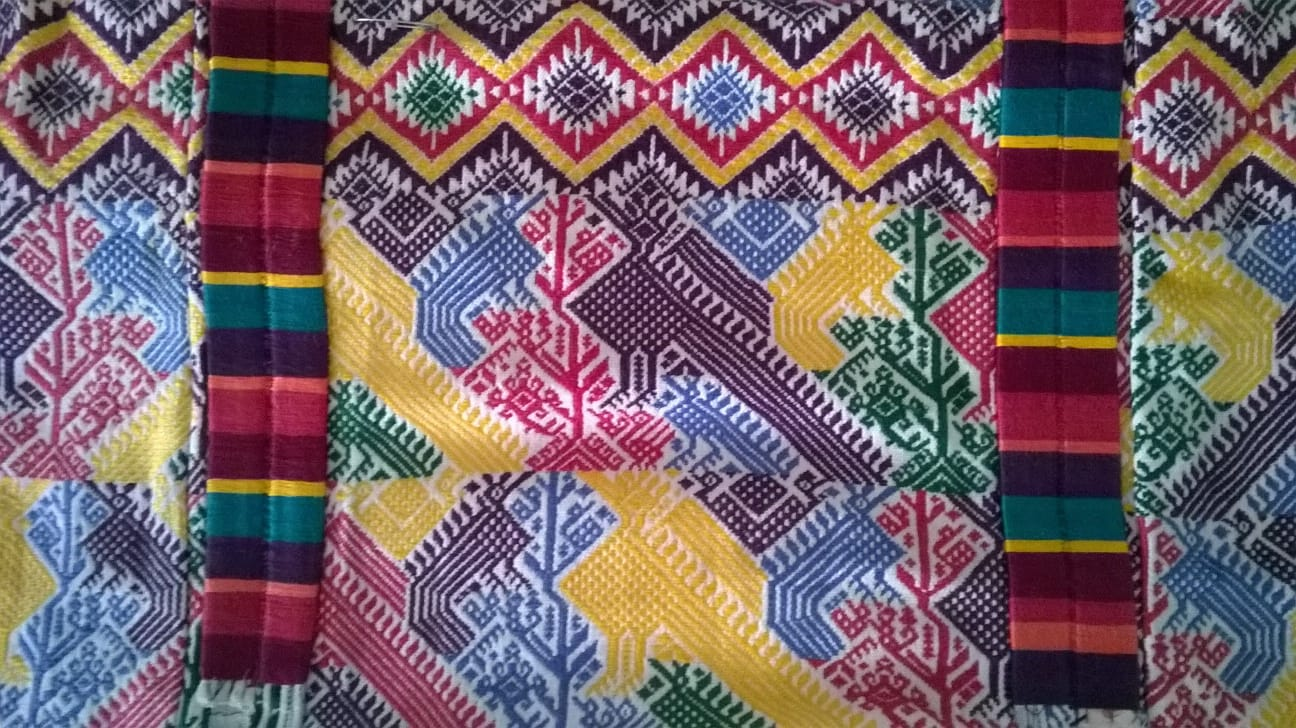
#> input picture Guipil.jpeg, 1296 x 728 px, found by its file name
$ jupyter execute --allow-errors Lab2.ipynb
#> lines starting #> are read from the running program, lines starting #| are printed output that depends on the picture
[cell 1]
#pip install matplotlib numpy

[cell 2]
import numpy as np
import matplotlib.pyplot as plt
import cv2

[cell 3]
def mostrar_imagen_3d(imagen_gris):
    # Obtener dimensiones de la imagen
    alto, ancho = imagen_gris.shape

    # Crear malla de coordenadas X e Y
    x = np.arange(0, ancho, 1)
    y = np.arange(0, alto, 1)
    x, y = np.meshgrid(x, y)

    # Crear una figura 3D
    figura = plt.figure()
    eje_3d = figura.add_subplot(111, projection='3d')

    # Convertir la imagen en una matriz de coordenadas Z
    z = imagen_gris

    # Graficar la superficie 3D
    superficie = eje_3d.plot_surface(x, y, z, cmap='gray')

    # Agregar barra de colores
    figura.colorbar(superficie, ax=eje_3d)

    # Etiquetas de ejes
    eje_3d.set_xlabel('X')
    eje_3d.set_ylabel('Y')
    eje_3d.set_zlabel('Intensidad')

    # Mostrar la figura
    plt.show()


imagen_gris = plt.imread('/workspaces/Text-mining-n-image-recogn/Guipil.jpeg')[:,:,0]
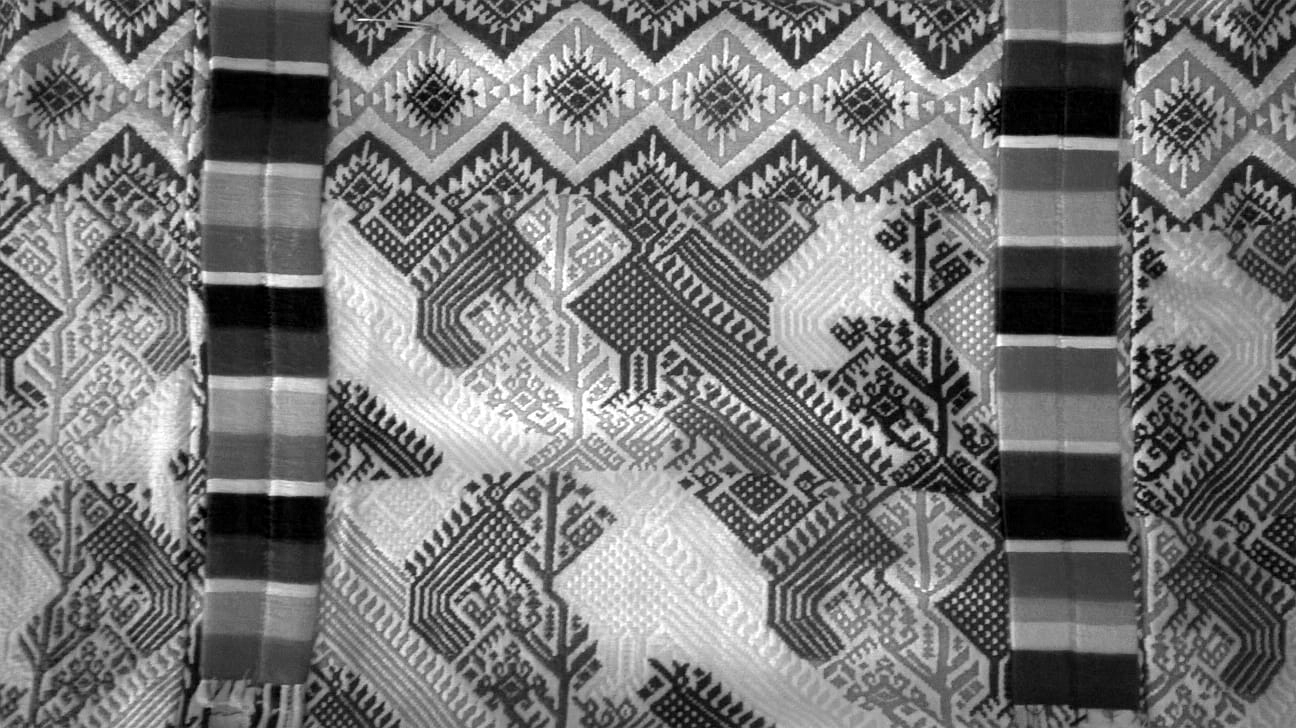
#> imagen_gris: shape (728, 1296); min 0, max 255, mean 119.2
mostrar_imagen_3d(imagen_gris)
#> in mostrar_imagen_3d, `superficie = eje_3d.plot_surface(x, y, z, cmap='gray')`:
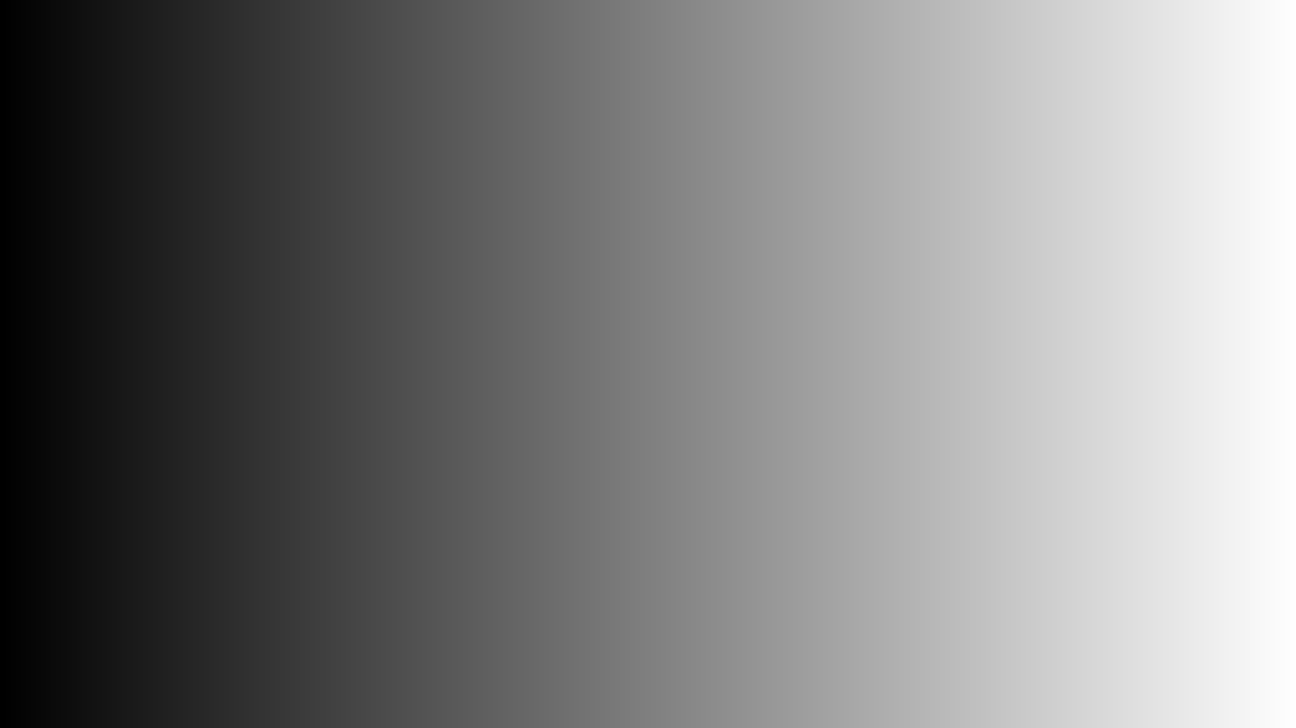
#> x: shape (728, 1296) int64; min 0, max 1295, mean 647.5; drawn with min black and max white
#> in mostrar_imagen_3d, `plt.show()`:
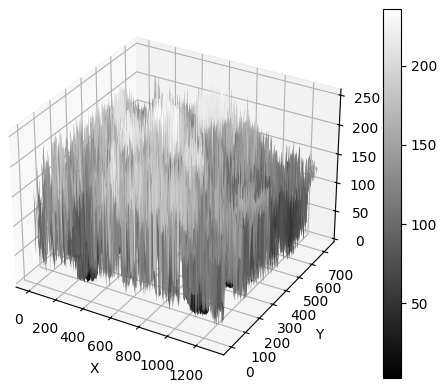
#> figure drawn by matplotlib, 2 panels

[cell 4]
def negativa(imagen_gris):
    imagen_transformada = 255 - imagen_gris
    return imagen_transformada

def lineal(imagen_gris, pendiente, interseccion):
    """
    Aplica la transformación lineal a una imagen en escala de grises.

    Args:
    imagen_gris (numpy.ndarray): La imagen en escala de grises representada como una matriz numpy.
    pendiente (float): La pendiente de la línea de transformación.
    interseccion (float): El término de intersección de la línea de transformación.
    """
    imagen_transformada = np.clip(pendiente * imagen_gris + interseccion, 0, 255)
    return imagen_transformada.astype(np.uint8)

def logaritmica(imagen_gris, c):
    """
    Aplica la transformación logarítmica a una imagen en escala de grises.

    Args:
    imagen_gris (numpy.ndarray): La imagen en escala de grises representada como una matriz numpy.
    c (float): Parámetro de ajuste para la transformación logarítmica.

    Returns:
    numpy.ndarray: La imagen transformada.
    """
    imagen_transformada = c * np.log(1 + imagen_gris)
    imagen_transformada = np.clip(imagen_transformada, 0, 255)
    return imagen_transformada.astype(np.uint8)

def exponencial(imagen_gris, c, gamma):
    """
    Aplica la transformación exponencial a una imagen en escala de grises.

    Args:
    imagen_gris (numpy.ndarray): La imagen en escala de grises representada como una matriz numpy.
    c (float): Parámetro de ajuste para la transformación exponencial.
    gamma (float): Parámetro de ajuste para controlar la curvatura de la transformación.

    Returns:
    numpy.ndarray: La imagen transformada.
    """
    imagen_transformada = c * np.power(imagen_gris, gamma)
    imagen_transformada = np.clip(imagen_transformada, 0, 255)
    return imagen_transformada.astype(np.uint8)

imagen_gris = plt.imread('/workspaces/Text-mining-n-image-recogn/Guipil.jpeg')[:,:,0]

# Aplicar las transformaciones
imagen_negativa = negativa(imagen_gris)
#> in negativa, `imagen_transformada = 255 - imagen_gris`:
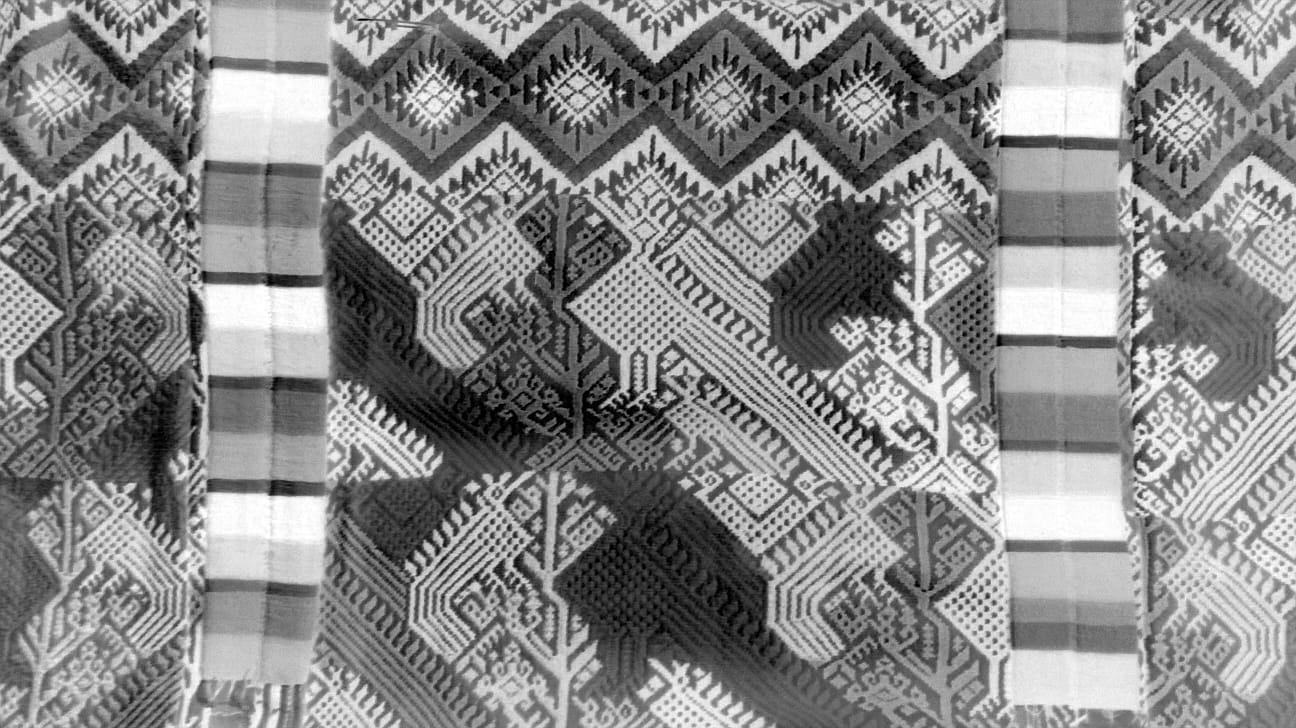
#> imagen_transformada: shape (728, 1296); min 0, max 255, mean 135.8
imagen_lineal = lineal(imagen_gris, pendiente=1, interseccion=0)
imagen_logaritmica = logaritmica(imagen_gris, c=1)
#> in logaritmica, `return imagen_transformada.astype(np.uint8)`:
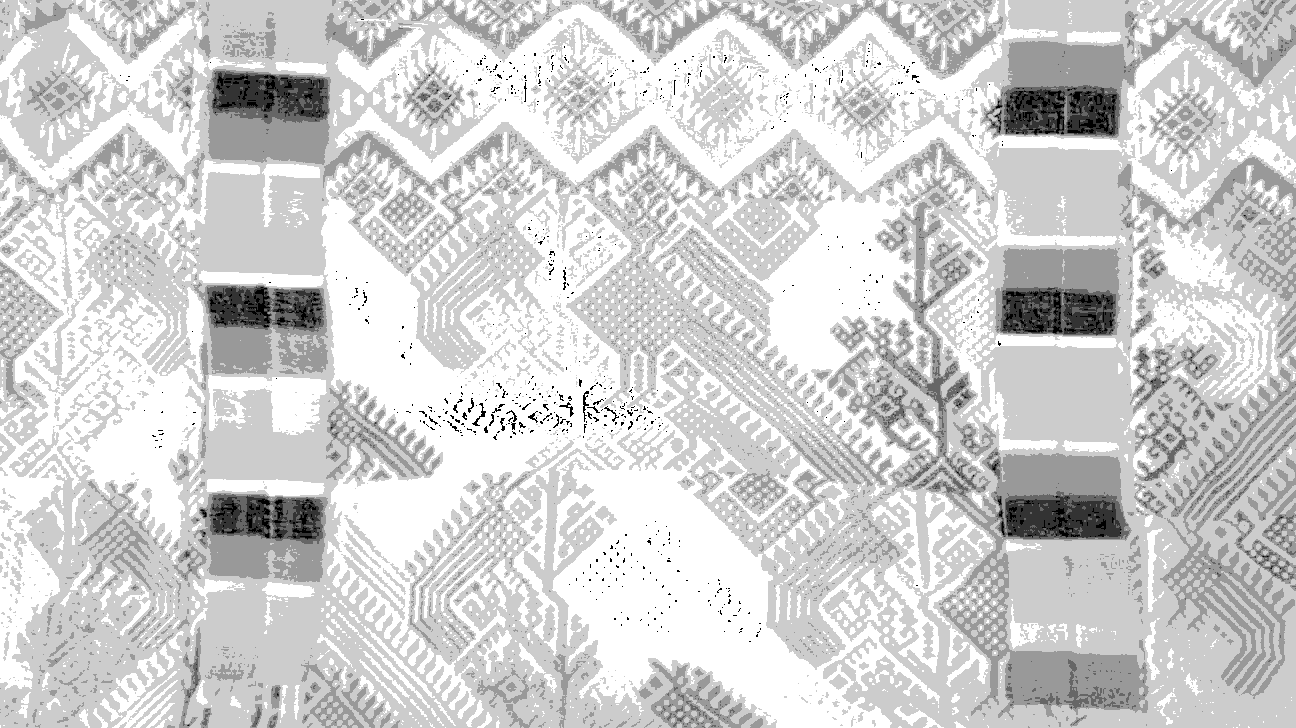
#> returned value: shape (728, 1296); min 0, max 5, mean 4.1; drawn with min black and max white
imagen_exponencial = exponencial(imagen_gris, c=1, gamma=1)

# Mostrar las imágenes transformadas
plt.figure(figsize=(10, 8))

plt.subplot(2, 2, 1)
plt.imshow(imagen_negativa, cmap='gray')
plt.title('Negativa')

plt.subplot(2, 2, 2)
plt.imshow(imagen_lineal, cmap='gray')
plt.title('Lineal')

plt.subplot(2, 2, 3)
plt.imshow(imagen_logaritmica, cmap='gray')
plt.title('Logarítmica')

plt.subplot(2, 2, 4)
plt.imshow(imagen_exponencial, cmap='gray')
plt.title('Exponencial')

plt.tight_layout()
plt.show()
